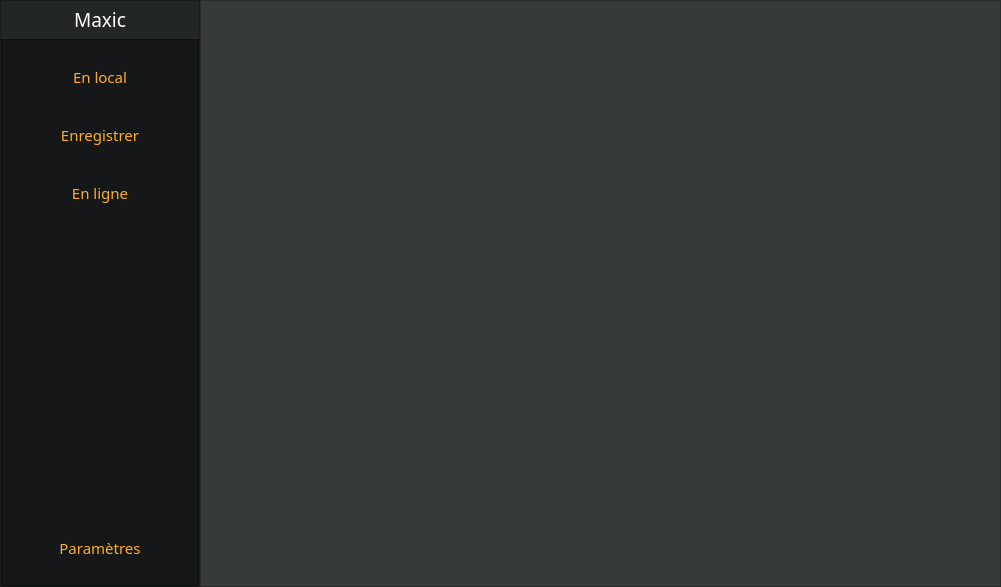
<?xml version="1.0" encoding="UTF-8"?>
<ui version="4.0">
 <class>MainMenu</class>
 <widget class="QMainWindow" name="MainMenu">
  <property name="geometry">
   <rect>
    <x>0</x>
    <y>0</y>
    <width>1001</width>
    <height>587</height>
   </rect>
  </property>
  <property name="windowTitle">
   <string>MainMenu</string>
  </property>
  <widget class="QWidget" name="centralWidget">
   <layout class="QHBoxLayout" name="horizontalLayout">
    <property name="spacing">
     <number>0</number>
    </property>
    <property name="leftMargin">
     <number>0</number>
    </property>
    <property name="topMargin">
     <number>0</number>
    </property>
    <property name="rightMargin">
     <number>0</number>
    </property>
    <property name="bottomMargin">
     <number>0</number>
    </property>
    <item>
     <widget class="QFrame" name="menu">
      <property name="sizePolicy">
       <sizepolicy hsizetype="Preferred" vsizetype="Preferred">
        <horstretch>1</horstretch>
        <verstretch>1</verstretch>
       </sizepolicy>
      </property>
      <property name="styleSheet">
       <string notr="true">background-color: rgb(34, 38, 39);</string>
      </property>
      <property name="frameShape">
       <enum>QFrame::StyledPanel</enum>
      </property>
      <property name="frameShadow">
       <enum>QFrame::Raised</enum>
      </property>
      <layout class="QVBoxLayout" name="verticalLayout">
       <property name="leftMargin">
        <number>0</number>
       </property>
       <property name="topMargin">
        <number>5</number>
       </property>
       <property name="rightMargin">
        <number>0</number>
       </property>
       <property name="bottomMargin">
        <number>0</number>
       </property>
       <item>
        <widget class="QPushButton" name="label">
         <property name="font">
          <font>
           <family>Eras Bold ITC</family>
           <pointsize>14</pointsize>
          </font>
         </property>
         <property name="styleSheet">
          <string notr="true">color: rgb(255, 255, 255);
border : none;</string>
         </property>
         <property name="text">
          <string>Maxic</string>
         </property>
        </widget>
       </item>
       <item>
        <widget class="QFrame" name="frame_3">
         <property name="styleSheet">
          <string notr="true">QFrame{
background-color: rgba(0, 0, 0, 100);
}</string>
         </property>
         <property name="frameShape">
          <enum>QFrame::StyledPanel</enum>
         </property>
         <property name="frameShadow">
          <enum>QFrame::Raised</enum>
         </property>
         <layout class="QVBoxLayout" name="verticalLayout_2">
          <property name="leftMargin">
           <number>0</number>
          </property>
          <property name="rightMargin">
           <number>0</number>
          </property>
          <item>
           <widget class="QPushButton" name="local">
            <property name="sizePolicy">
             <sizepolicy hsizetype="Minimum" vsizetype="Fixed">
              <horstretch>0</horstretch>
              <verstretch>0</verstretch>
             </sizepolicy>
            </property>
            <property name="font">
             <font>
              <family>Eras Medium ITC</family>
              <pointsize>11</pointsize>
             </font>
            </property>
            <property name="mouseTracking">
             <bool>false</bool>
            </property>
            <property name="toolTip">
             <string>Shift + L</string>
            </property>
            <property name="layoutDirection">
             <enum>Qt::LeftToRight</enum>
            </property>
            <property name="styleSheet">
             <string notr="true">QPushButton{
padding : 15px;
background-color: rgba(0, 0, 0, 0);
color :rgb(255, 175, 37);
border :none;
}
QPushButton::hover{
padding : 15px;
background-color: rgb(255, 175, 37);
color : white;
border :none;
}
</string>
            </property>
            <property name="text">
             <string>En local</string>
            </property>
            <property name="icon">
             <iconset>
              <normaloff>:/Icones/music_folder_48px.png</normaloff>:/Icones/music_folder_48px.png</iconset>
            </property>
            <property name="iconSize">
             <size>
              <width>30</width>
              <height>30</height>
             </size>
            </property>
            <property name="shortcut">
             <string>Shift+L</string>
            </property>
           </widget>
          </item>
          <item>
           <widget class="QPushButton" name="record">
            <property name="sizePolicy">
             <sizepolicy hsizetype="Minimum" vsizetype="Fixed">
              <horstretch>0</horstretch>
              <verstretch>0</verstretch>
             </sizepolicy>
            </property>
            <property name="font">
             <font>
              <family>Eras Medium ITC</family>
              <pointsize>11</pointsize>
             </font>
            </property>
            <property name="toolTip">
             <string>Shift + R</string>
            </property>
            <property name="layoutDirection">
             <enum>Qt::LeftToRight</enum>
            </property>
            <property name="styleSheet">
             <string notr="true">QPushButton{
padding : 15px;
background-color: rgba(0, 0, 0, 0);
color :rgb(255, 175, 37);
border :none;
}
QPushButton::hover{
padding : 15px;
background-color: rgb(255, 175, 37);
color : white;
border :none;
}
</string>
            </property>
            <property name="text">
             <string>Enregistrer</string>
            </property>
            <property name="icon">
             <iconset>
              <normaloff>:/Icones/fiber_smart_record_48px.png</normaloff>:/Icones/fiber_smart_record_48px.png</iconset>
            </property>
            <property name="iconSize">
             <size>
              <width>30</width>
              <height>30</height>
             </size>
            </property>
            <property name="shortcut">
             <string>Shift+R</string>
            </property>
           </widget>
          </item>
          <item>
           <widget class="QPushButton" name="online">
            <property name="sizePolicy">
             <sizepolicy hsizetype="Minimum" vsizetype="Fixed">
              <horstretch>0</horstretch>
              <verstretch>0</verstretch>
             </sizepolicy>
            </property>
            <property name="font">
             <font>
              <family>Eras Medium ITC</family>
              <pointsize>11</pointsize>
             </font>
            </property>
            <property name="toolTip">
             <string>Shift + O</string>
            </property>
            <property name="layoutDirection">
             <enum>Qt::LeftToRight</enum>
            </property>
            <property name="styleSheet">
             <string notr="true">QPushButton{
padding : 15px;
background-color: rgba(0, 0, 0, 0);
color :rgb(255, 175, 37);
border :none;
}
QPushButton::hover{
padding : 15px;
background-color: rgb(255, 175, 37);
color : white;
border :none;
}
</string>
            </property>
            <property name="text">
             <string>En ligne</string>
            </property>
            <property name="icon">
             <iconset>
              <normaloff>:/Icones/online_48px.png</normaloff>:/Icones/online_48px.png</iconset>
            </property>
            <property name="iconSize">
             <size>
              <width>30</width>
              <height>30</height>
             </size>
            </property>
            <property name="shortcut">
             <string>Shift+O</string>
            </property>
           </widget>
          </item>
          <item>
           <spacer name="verticalSpacer_2">
            <property name="orientation">
             <enum>Qt::Vertical</enum>
            </property>
            <property name="sizeHint" stdset="0">
             <size>
              <width>20</width>
              <height>40</height>
             </size>
            </property>
           </spacer>
          </item>
          <item>
           <widget class="QPushButton" name="settings">
            <property name="sizePolicy">
             <sizepolicy hsizetype="Minimum" vsizetype="Fixed">
              <horstretch>0</horstretch>
              <verstretch>0</verstretch>
             </sizepolicy>
            </property>
            <property name="font">
             <font>
              <family>Eras Medium ITC</family>
              <pointsize>11</pointsize>
             </font>
            </property>
            <property name="layoutDirection">
             <enum>Qt::LeftToRight</enum>
            </property>
            <property name="styleSheet">
             <string notr="true">QPushButton{
padding : 15px;
background-color: rgba(0, 0, 0, 0);
color :rgb(255, 175, 37);
border :none;
}
QPushButton::hover{
padding : 15px;
background-color: rgb(255, 175, 37);
color : white;
border :none;
}
</string>
            </property>
            <property name="text">
             <string>Paramètres</string>
            </property>
            <property name="icon">
             <iconset>
              <normaloff>:/Icones/services_48px.png</normaloff>:/Icones/services_48px.png</iconset>
            </property>
            <property name="iconSize">
             <size>
              <width>30</width>
              <height>30</height>
             </size>
            </property>
           </widget>
          </item>
         </layout>
        </widget>
       </item>
      </layout>
     </widget>
    </item>
    <item>
     <widget class="QFrame" name="container">
      <property name="sizePolicy">
       <sizepolicy hsizetype="Preferred" vsizetype="Preferred">
        <horstretch>4</horstretch>
        <verstretch>0</verstretch>
       </sizepolicy>
      </property>
      <property name="styleSheet">
       <string notr="true">background-color:rgb(54, 58, 59)</string>
      </property>
      <property name="frameShape">
       <enum>QFrame::StyledPanel</enum>
      </property>
      <property name="frameShadow">
       <enum>QFrame::Raised</enum>
      </property>
     </widget>
    </item>
   </layout>
  </widget>
 </widget>
 <layoutdefault spacing="6" margin="11"/>
 <resources>
  <include location="icones.qrc"/>
 </resources>
 <connections/>
</ui>
